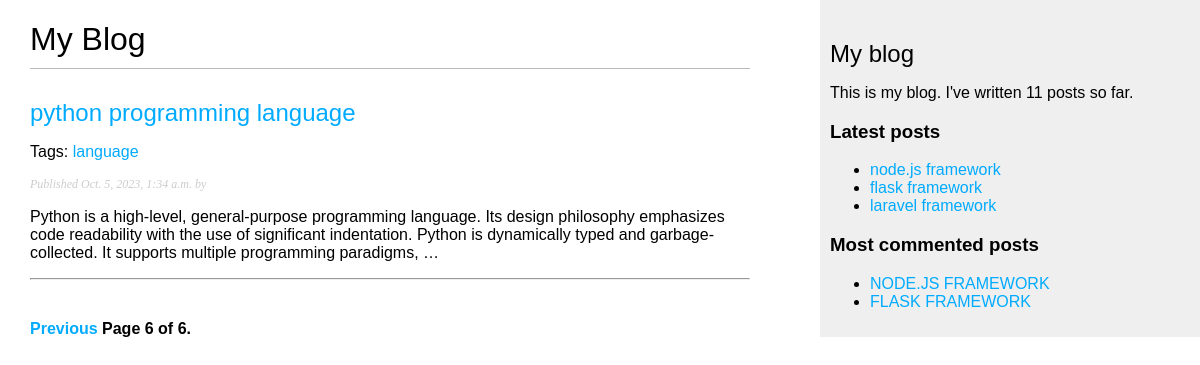
The page /blog/?page=6 on the database its author committed.
### blog/models.py (models this page shows, shortened)
class Post(models.Model):
    class Status(models.TextChoices):
        DRAFT = 'DF' , 'Draft'
        PUBLISHED = 'PB' , 'Published'
    title = models.CharField(max_length=250)
    slug = models.SlugField(max_length=250, unique_for_date='publish')
    auth = models.ForeignKey(User, on_delete=models.CASCADE, related_name='blog_posts')
    body = models.TextField()
    publish = models.DateTimeField(default=timezone.now)
    created = models.DateTimeField(auto_now_add=True)
    updated = models.DateTimeField(auto_now=True)
    status = models.CharField(max_length=2, choices=Status.choices, default=Status.DRAFT)
    tags = TaggableManager()
    class Meta:
        ordering = ['-publish']
        indexes = [
            models.Index(fields=['-publish']),
        ]
    def get_absolute_url(self):
        return reverse("blog:post_detail",args=[
            self.publish.year,
            self.publish.month,
            self.publish.day,
            self.slug,
        ])

### blog/views.py (the view)
# urls.py: path('', views.post_list, name='post_list'),
def post_list(request, tag_slug=None):
    post_list = Post.objects.all()
    tag = None
    if tag_slug:
        tag = get_object_or_404(Tag, slug=tag_slug)
        post_list = post_list.filter(tags__in=[tag])
    paginator = Paginator(post_list, 2)
    page_number = request.GET.get('page', 1)
    try:
        posts = paginator.page(page_number)
    except PageNotAnInteger:
        posts = paginator.page(1)
    except EmptyPage:
        posts = paginator.page(paginator.num_pages)
    return render(request, 'blog/post/list.html', {'posts': posts, 'tag': tag})

### blog/templatetags/blog_tags.py (called while the page is built)
@register.simple_tag
def total_posts():
    return Post.objects.count()

@register.inclusion_tag('blog/post/latest_posts.html')
def show_latest_posts(count=5):
    latest_posts = Post.objects.order_by('-publish')[:count]
    return {'latest_posts': latest_posts}

@register.simple_tag
def get_most_commented_posts(count=5):
    return Post.objects.annotate(total_comments=Count('comments')).order_by('-total_comments')[:count]

@register.filter(name='markdown')
def markdown_format(text):
    return mark_safe(markdown.markdown(text))

### blog/templates/blog/post/list.html (shortened to what this page needs)
{% extends "blog/base.html" %}
{% load blog_tags %}
{% block content %}
    <h1>My Blog</h1>
    {% for post in posts %}
        <h2>
        <a href="{{ post.get_absolute_url }}">
            {{ post.title }}
        </a>
        </h2>
        <p class="tags">
            Tags:
            {% for tag in post.tags.all %}
                <a href="{% url "blog:post_list_by_tag" tag.slug %}">
                    {{ tag.name }}
                </a>
            {% endfor %}
        </p>
        <p class="date">
        Published {{ post.publish }} by {{ post.author }}
        </p>
        {{ post.body|markdown|truncatewords_html:30 }}
        <hr />
    {% endfor %}
    {% include "pagination.html" with page=posts %}
{% endblock %}

### blog/templates/blog/base.html (shortened to what this page needs)
{% load static %}
{% load blog_tags %}
<!DOCTYPE html>
<html>
    <head>
        <link href="{% static "css/blog.css" %}" rel="stylesheet">
    </head>
    <body>
        <div id="content">
            {% block content %}
            {% endblock %}
        </div>
        <div id="sidebar">
            <h2>My blog</h2>
            <p>
                This is my blog.
                I've written {% total_posts %} posts so far.
            </p>
            <h3>Latest posts</h3>
            {% show_latest_posts 3 %}
            <h3>Most commented posts</h3>
            {% get_most_commented_posts 2 as most_commented_posts %}
            <ul>
                {% for post in most_commented_posts %}
                    <li>
                        <a href="{{ post.get_absolute_url }}">{{ post.title|upper }}</a>
                    </li>
                {% endfor %}
            </ul>
        </div>
    </body>
</html>

### blog/templates/blog/post/latest_posts.html
<ul>
    {% for post in latest_posts %}
        <li>
            <a href="{{ post.get_absolute_url }}">{{ post.title }}</a>
        </li>
    {% endfor %}
</ul>

### blog/static/css/blog.css (style rules this page uses)
body { margin:0; padding:0; font-family:helvetica, sans-serif; }
a { color:#00abff; text-decoration:none; }
h1 { font-weight:normal; border-bottom:1px solid #bbb; padding:0 0 10px 0; }
h2 { font-weight:normal; margin:30px 0 0; }
#content { float:left; width:60%; padding:0 0 0 30px; }
#sidebar { float:right; width:30%; padding:10px; background:#efefef; height:100%; }
p.date { color:#ccc; font-family: georgia, serif; font-size: 12px; font-style: italic; }

### rows shown on the page
Post: title "python programming language", publish "Oct. 5, 2023, 1:34 a.m.", body "Python is a high-level, general-purpose programming language. Its design philosophy emphasizes code readability with the use of significant indentation. Python is dynamically typed and garbage-collected. It supports multiple programming paradigms, …"
Tag: name "language"
Post: title "node.js framework", title "NODE.JS FRAMEWORK"
Post: title "flask framework", title "FLASK FRAMEWORK"
Post: title "laravel framework"

### other values the page prints
{{ page.number }} "6"
{{ page.paginator.num_pages }} "6"
